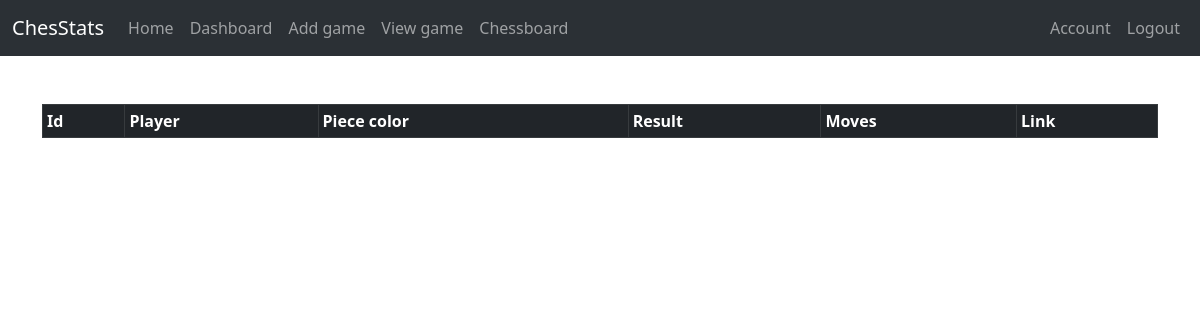
The app's page /game/view (signed in), older data.
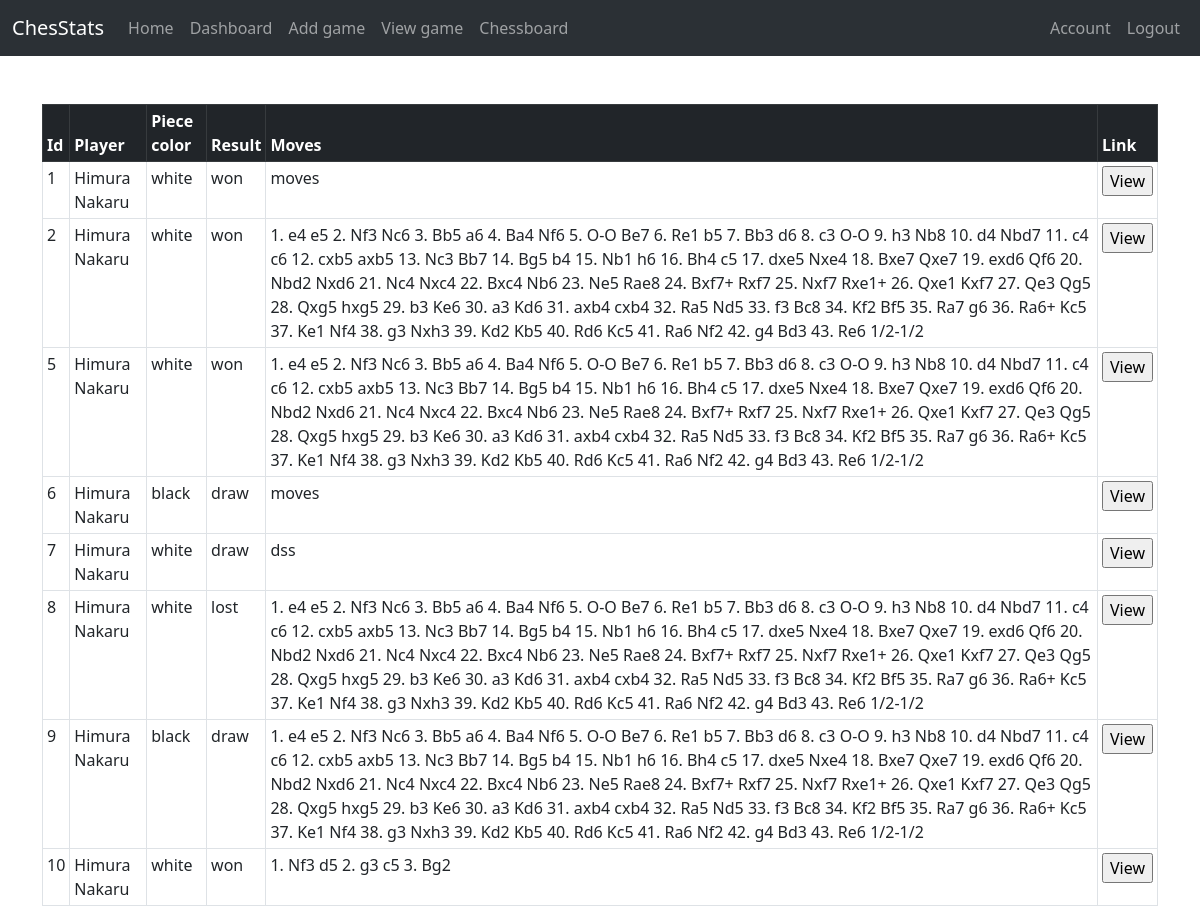
The same page, newer data.
### application/models.py (models this page shows, shortened)
class Game(db.Model, UserMixin):
    id = db.Column(db.Integer, primary_key=True)
    player = db.Column(db.String(20), unique=False, nullable=False)
    piece_color = db.Column(db.String(20), unique=False, nullable=False)
    result = db.Column(db.String(20), unique=False, nullable=False)
    moves = db.Column(db.String(20), unique=False, nullable=False)

### application/routes.py (the view)
@app.route("/game/view", methods=['GET', 'POST'])
@login_required
def view_game():
    games = Game.query.filter_by(player=current_user.username).all()
    return render_template('game_table.html', data=games)

### application/models.py (called while the page is built)
@login_manager.user_loader
def load_user(user_id):
    return User.query.get(int(user_id))

### application/templates/game_table.html (shortened to what this page needs)
{% extends "layout.html" %}
{% block content %}
<div class="row p-4"></div>
<table class="table table-bordered table-sm">
    <thead class="table-dark">
        <tr>
          <th scope="col">Id</th>
          <th scope="col">Player</th>
          <th scope="col">Piece color</th>
          <th scope="col">Result</th>
          <th scope="col">Moves</th>
          <th scope="col">Link</th>
        </tr>
    </thead>
    <tbody>
        {% for item in data %}
            <tr>
                <td>{{item.id}}</td>
                <td>{{item.player}}</td>
                <td>{{item.piece_color}}</td>
                <td>{{item.result}}</td>
                <td>{{item.moves}}</td>
                <td>
                    <form method="POST" action="{{ url_for('test') }}">
                        <input onclick="window.location.href = '/test';" type="submit" value="View" />
                    </form>
                </td>
            </tr>
        {% endfor %}
    </tbody>
</table>
{% endblock %}

### application/templates/layout.html (shortened to what this page needs)
<!DOCTYPE html>
<html lang="en">
    <head>
        <link href="https://cdn.jsdelivr.net/npm/bootstrap@5.3.0-alpha1/dist/css/bootstrap.min.css" rel="stylesheet"
>
    </head>
    <body>
        <nav class="navbar navbar-expand-md bg-body-tertiary bg-dark" data-bs-theme="dark">
            <div class="container-fluid">
              <a class="navbar-brand" href="/">ChesStats</a>
              <div class="collapse navbar-collapse" id="navbarToggle">
                <div class="navbar-nav mr-auto">
                  <a class="nav-item nav-link" href="{{ url_for('index') }}">Home</a>
                </div>
                {% if current_user.is_authenticated %}
                  <div class="navbar-nav">
                    <a class="nav-item nav-link" href="{{ url_for('dashboard') }}">Dashboard</a>
                    <a class="nav-item nav-link" href="{{ url_for('add_game') }}">Add game</a>
                    <a class="nav-item nav-link" href="{{ url_for('view_game') }}">View game</a>
                    <a class="nav-item nav-link" href="{{ url_for('board') }}">Chessboard</a>
                  </div>
                  <div class="navbar-nav ms-auto">
                    <a class="nav-item nav-link" href="{{ url_for('account') }}">Account</a>
                    <a class="nav-item nav-link" href="{{ url_for('logout') }}">Logout</a>
                  </div>
                {% else %}
                  <div class="navbar-nav ms-auto">
                    <a class="nav-item nav-link" href="{{ url_for('login') }}">Login</a>
                    <a class="nav-item nav-link" href="{{ url_for('register') }}">Register</a>
                  </div>
                {% endif %}
              </div>
            </div>
          </nav>
          <main>
            <div class="container">
                <div class="row">
                    <div class=".col-md-12 col-sm-12 col-xm-12">
                        <div class="ml-auto mr-auto">
                          {% block content %}
                          {% endblock %}
                        </div>
                    </div>
                </div>
            </div>
          </main>
    </body>
</html>

Row changes from the older to the newer data that the page shows:
added Game: id "1", player "Himura Nakaru", piece_color "white", result "won", moves "moves"
added Game: id "2", player "Himura Nakaru", piece_color "white", result "won", moves "1. e4 e5 2. Nf3 Nc6 3. Bb5 a6 4. Ba4 Nf6 5. O-O Be7 6. Re1 b5 7. Bb3 d6 8. c3 O-O 9. h3 Nb8 10. d4 Nbd7 11. c4 c6 12. cxb5 axb5 13. Nc3 Bb7 14. Bg5 b4 15. Nb1 h6 16. Bh4 c5 17. dxe5 Nxe4 18. Bxe7 Qxe7 19. exd6 Qf6 20. Nbd2 Nxd6 21. Nc4 Nxc4 22. Bxc4 Nb6 23. Ne5 Rae8 24. Bxf7+ Rxf7 25. Nxf7 Rxe1+ 26. Qxe1 Kxf7 27. Qe3 Qg5 28. Qxg5 hxg5 29. b3 Ke6 30. a3 Kd6 31. axb4 cxb4 32. Ra5 Nd5 33. f3 Bc8 34. Kf2 Bf5 35. Ra7 g6 36. Ra6+ Kc5 37. Ke1 Nf4 38. g3 Nxh3 39. Kd2 Kb5 40. Rd6 Kc5 41. Ra6 Nf2 42. g4 Bd3 43. Re6 1/2-1/2"
added Game: id "5", player "Himura Nakaru", piece_color "white", result "won", moves "1. e4 e5 2. Nf3 Nc6 3. Bb5 a6 4. Ba4 Nf6 5. O-O Be7 6. Re1 b5 7. Bb3 d6 8. c3 O-O 9. h3 Nb8 10. d4 Nbd7 11. c4 c6 12. cxb5 axb5 13. Nc3 Bb7 14. Bg5 b4 15. Nb1 h6 16. Bh4 c5 17. dxe5 Nxe4 18. Bxe7 Qxe7 19. exd6 Qf6 20. Nbd2 Nxd6 21. Nc4 Nxc4 22. Bxc4 Nb6 23. Ne5 Rae8 24. Bxf7+ Rxf7 25. Nxf7 Rxe1+ 26. Qxe1 Kxf7 27. Qe3 Qg5 28. Qxg5 hxg5 29. b3 Ke6 30. a3 Kd6 31. axb4 cxb4 32. Ra5 Nd5 33. f3 Bc8 34. Kf2 Bf5 35. Ra7 g6 36. Ra6+ Kc5 37. Ke1 Nf4 38. g3 Nxh3 39. Kd2 Kb5 40. Rd6 Kc5 41. Ra6 Nf2 42. g4 Bd3 43. Re6 1/2-1/2"
added Game: id "6", player "Himura Nakaru", piece_color "black", result "draw", moves "moves"
added Game: id "7", player "Himura Nakaru", piece_color "white", result "draw", moves "dss"
added Game: id "8", player "Himura Nakaru", piece_color "white", result "lost", moves "1. e4 e5 2. Nf3 Nc6 3. Bb5 a6 4. Ba4 Nf6 5. O-O Be7 6. Re1 b5 7. Bb3 d6 8. c3 O-O 9. h3 Nb8 10. d4 Nbd7 11. c4 c6 12. cxb5 axb5 13. Nc3 Bb7 14. Bg5 b4 15. Nb1 h6 16. Bh4 c5 17. dxe5 Nxe4 18. Bxe7 Qxe7 19. exd6 Qf6 20. Nbd2 Nxd6 21. Nc4 Nxc4 22. Bxc4 Nb6 23. Ne5 Rae8 24. Bxf7+ Rxf7 25. Nxf7 Rxe1+ 26. Qxe1 Kxf7 27. Qe3 Qg5 28. Qxg5 hxg5 29. b3 Ke6 30. a3 Kd6 31. axb4 cxb4 32. Ra5 Nd5 33. f3 Bc8 34. Kf2 Bf5 35. Ra7 g6 36. Ra6+ Kc5 37. Ke1 Nf4 38. g3 Nxh3 39. Kd2 Kb5 40. Rd6 Kc5 41. Ra6 Nf2 42. g4 Bd3 43. Re6 1/2-1/2"
added Game: id "9", player "Himura Nakaru", piece_color "black", result "draw", moves "1. e4 e5 2. Nf3 Nc6 3. Bb5 a6 4. Ba4 Nf6 5. O-O Be7 6. Re1 b5 7. Bb3 d6 8. c3 O-O 9. h3 Nb8 10. d4 Nbd7 11. c4 c6 12. cxb5 axb5 13. Nc3 Bb7 14. Bg5 b4 15. Nb1 h6 16. Bh4 c5 17. dxe5 Nxe4 18. Bxe7 Qxe7 19. exd6 Qf6 20. Nbd2 Nxd6 21. Nc4 Nxc4 22. Bxc4 Nb6 23. Ne5 Rae8 24. Bxf7+ Rxf7 25. Nxf7 Rxe1+ 26. Qxe1 Kxf7 27. Qe3 Qg5 28. Qxg5 hxg5 29. b3 Ke6 30. a3 Kd6 31. axb4 cxb4 32. Ra5 Nd5 33. f3 Bc8 34. Kf2 Bf5 35. Ra7 g6 36. Ra6+ Kc5 37. Ke1 Nf4 38. g3 Nxh3 39. Kd2 Kb5 40. Rd6 Kc5 41. Ra6 Nf2 42. g4 Bd3 43. Re6 1/2-1/2"
added Game: id "10", player "Himura Nakaru", piece_color "white", result "won", moves "1. Nf3 d5 2. g3 c5 3. Bg2"
